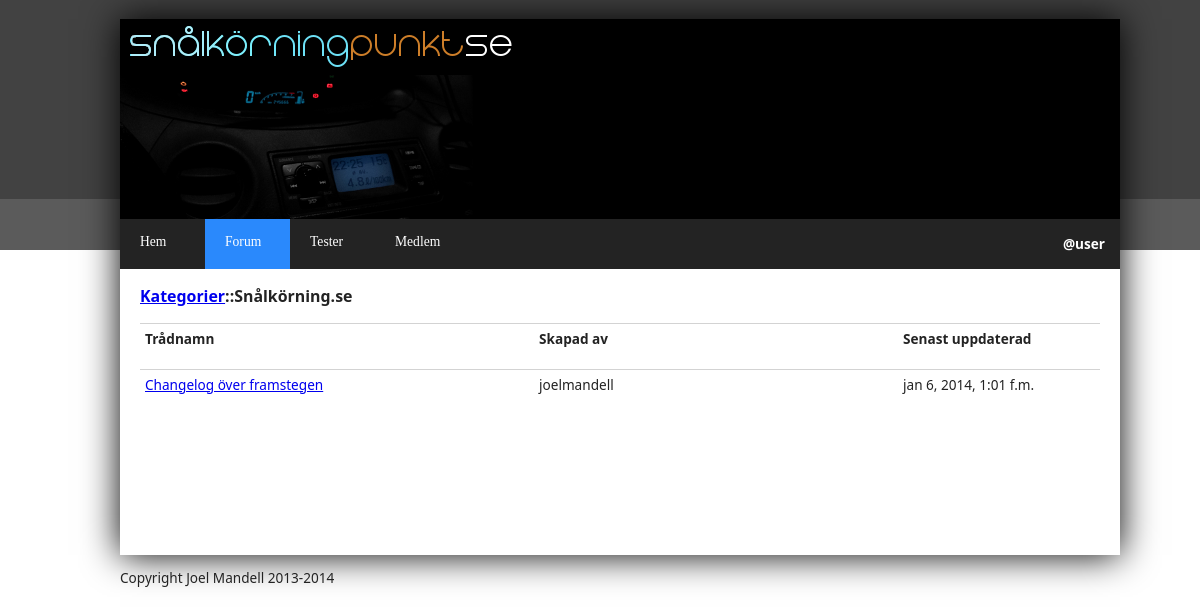
The app's page /forum/threads/1/ with its own data.
### forum/models.py (models this page shows, shortened)
class Subject(models.Model):
	subjectTitle = models.CharField(max_length=45)
	subjectDescription = models.CharField(max_length=100)
	dateModified = models.DateTimeField();
	def __unicode__(self):
		return self.subjectTitle

class Thread(models.Model):
	subjects = models.ManyToManyField(Subject)
	user = models.ForeignKey(User)
	threadTitle = models.CharField(max_length=45)
	threadText = models.CharField(max_length=3000)
	dateModified = models.DateTimeField()

### forum/views.py (the view)
# urls.py: url(r'^threads/(?P<subjectId>\d+)/$', views.threads, name='threads'),
def threads(request, subjectId):
  try:
    subjectTitle = Subject.objects.get(id=subjectId)
    threads = Subject.objects.get(id=subjectId).thread_set.all()
  except Subject.DoesNotExist:
    raise Http404
  context = {'threads': threads, 'subjectTitle':subjectTitle, 'subjectId':subjectId}
  return render(request, 'forum/threads.html', context)

### forum/templates/forum/threads.html (shortened to what this page needs)
{% extends "base/base_index.html" %}
  <h3><a href="{% url 'index' %}">Kategorier</a>::<strong>{{subjectTitle}}</strong></h3>
  <section class="thread_box">
      <section class="thread_name"><strong>Trådnamn</strong></section>
      <section class="thread_user"><strong>Skapad av</strong></section>
      <section class="thread_date"><strong>Senast uppdaterad</strong></section>
  </section>
  {% for s in threads %}
      <section class="thread_box">
        <section class="thread_name"><a href="{% url 'thread' s.id %}">{{s.threadTitle}}</a></section>
        <section class="thread_user">{{s.user.username}}</section>
        <section class="thread_date">{{s.dateModified}}</section>
      </section>
  {% endfor %}

### static/css/Site.css (style rules this page uses)
.thread_box { width:100%; border-top:1px solid #d3d3d3; display:table; height:auto; min-height:40px; }
.thread_name { width:40%; float:left; height:35px; padding:5px; display:table-column; }
.thread_user { width:25%; float:left; height:35px; padding:5px; display:table-column; }
.thread_date { width:20%; float:right; height:35px; padding:5px; display:table-column; }
body { font-family: "Segoe UI", Verdana, Helvetica, Sans-Serif; color: #232323; background-image:url("/static/img/stripe.png"); background-repeat:repeat-x; width:960px; margin:0 auto; }
header, footer, nav, section { display: block; }

### records on screen
Subject: subjectTitle "Snålkörning.se"
Thread: threadTitle "Changelog över framstegen", user.username "joelmandell", dateModified "jan 6, 2014, 1:01 f.m."
